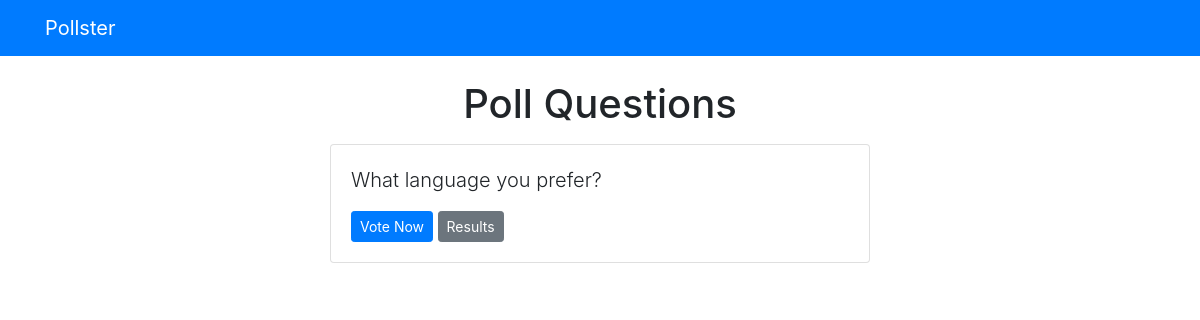
/polls/, run on an earlier commit of the app's database.
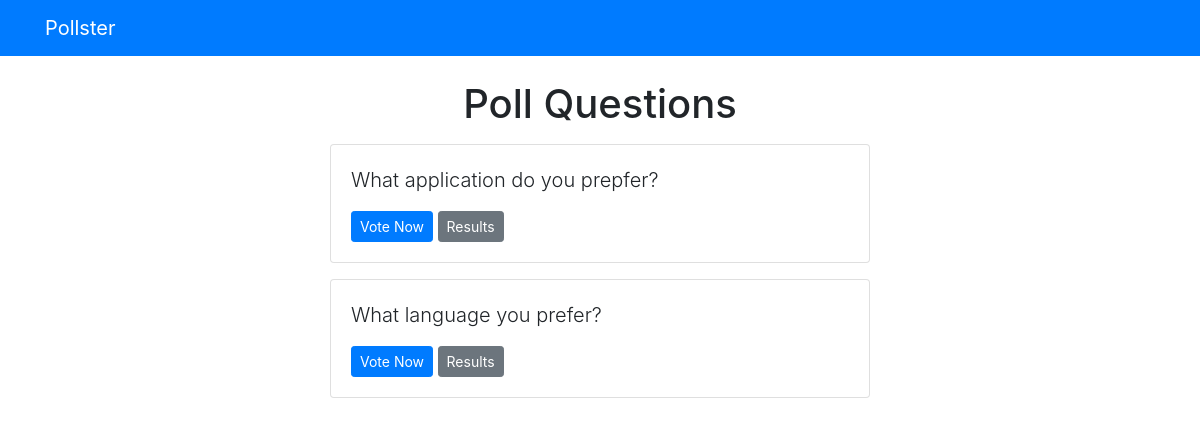
And on a later commit of the database.
### polls/models.py (models this page shows, shortened)
class Question(models.Model):
    question_text = models.CharField(max_length=200)
    pub_date = models.DateTimeField('date published')

### polls/views.py (the view)
# urls.py: path('', views.IndexView.as_view(), name='index'),
class IndexView(generic.ListView):
    template_name = 'polls/index.html'
    context_object_name = 'latest_question_list'
    def get_queryset(self):
        return Question.objects.order_by('-pub_date')[:5]

### templates/polls/index.html
{% extends 'base.html' %}
{% block content %}
  <h1 class="text-center mb-3">Poll Questions</h1>
  {% if latest_question_list %}
    {% for question in latest_question_list %}
      <div class="card mb-3">
        <div class="card-body">
          <p class="lead">{{ question.question_text }}</p>
          <a href="{% url 'polls:detail' question.id %}" class="btn btn-primary btn-sm">Vote Now</a>
          <a href="{% url 'polls:results' question.id %}" class="btn btn-secondary btn-sm">Results</a>
        </div>
      </div>
    {% endfor %}
  {% else %}
    <p>No polls available</p>
  {% endif %}
{% endblock %}

What changed in the data, as far as the page shows it:
added Question: question_text "What application do you prepfer?"
